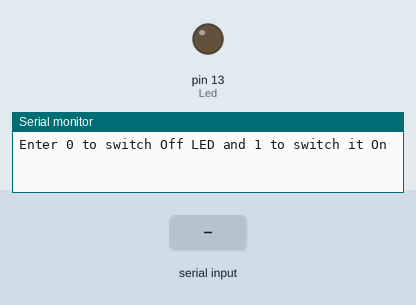
Bench run of a sketch on a simulated Arduino Uno, built with avr-gcc and run on an emulated ATmega328P. On the bench: output pins drawn as LEDs (lit = HIGH), the last lines printed to the serial monitor. Inputs (shaded band) come from the test bench.

Above: at 1.2 s.
1.3 s: "30,150\n" received over Serial
At 1.36 s:
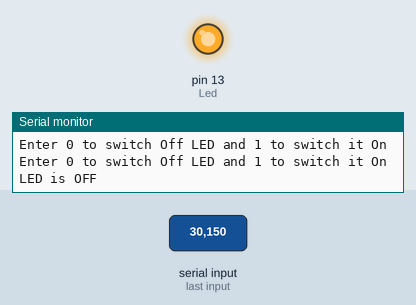
2.9 s: "1\n" received over Serial
At 3.5 s:
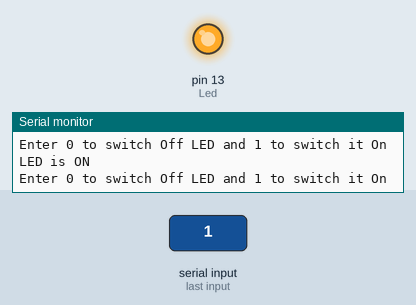
4.4 s: "90,45\n" received over Serial
At 4.7 s:
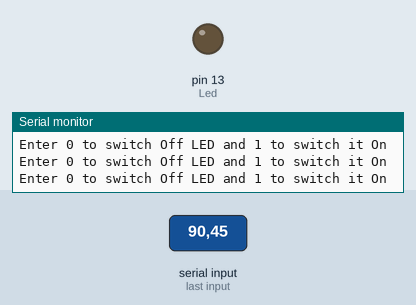
Timing chart, 0 to 7.4 s (numbered marks = the images above; inputs shaded):
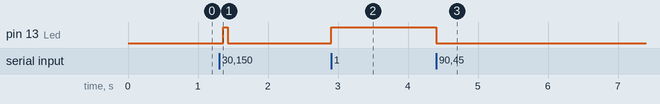

The sketch:

ArduinoTakinginput.ino
```cpp
int Led = 13;
void setup() {
  pinMode(Led,OUTPUT);
  Serial.begin(9600);
  Serial.println("Enter 0 to switch Off LED and 1 to switch it On");
}

void loop() {
if(Serial.available())
  {
    int input=Serial.read();
   input=input-48;
   if(input==0)
   {
     Serial.println("LED is OFF");
     digitalWrite(Led,LOW);
   }
   else if(input==1)
   {
     Serial.println("LED is ON");
     digitalWrite(Led,HIGH);
   }
   else
   {
     Serial.println("Enter 0 to switch Off LED and 1 to switch it On");
   }
  }


}
```

Measured:
- after the input at 1.3 s, pin 13 (Led): LOW → HIGH after 0.06 s, → LOW 0.06 s later
- after the input at 2.9 s, pin 13 (Led): LOW → HIGH at once
- after the input at 4.4 s, pin 13 (Led): HIGH → LOW at once
